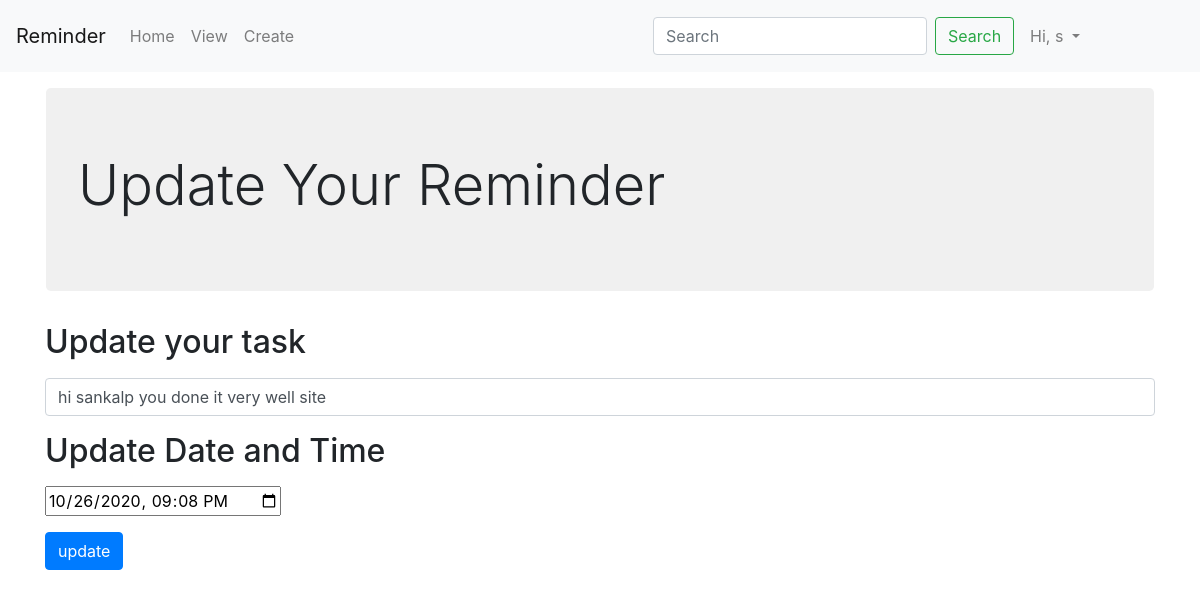
Screenshot of /update/22 (signed in) with the database file from the repository.
### reminder/models.py (models this page shows, shortened)
class Details(models.Model):
    sno = models.AutoField(primary_key=True)
    detail = models.TextField()
    datetime = models.TextField()
    user = models.ForeignKey(User, on_delete=models.CASCADE)

### reminder/views.py (the view)
# urls.py: path('update/<int:id>', views.update, name="update/<int:id>"),
def update(request, id):
        data_task = Details.objects.get(sno=id)
        context = {'info':data_task}
        return render(request,"update.html",context)

### templates/update.html (shortened to what this page needs)
<!doctype html>
<html lang="en">
  <head>
    <link rel="stylesheet" href="https://cdn.jsdelivr.net/npm/bootstrap@4.5.3/dist/css/bootstrap.min.css">
  </head>
  <body>
    <nav class="navbar navbar-expand-lg navbar-light bg-light">
  <a class="navbar-brand" href="/">Reminder</a>
  <div class="collapse navbar-collapse" id="navbarSupportedContent">
    <ul class="navbar-nav mr-auto">
      <li class="nav-item">
        <a class="nav-link" href="/">Home </a>
      </li>
      <li class="nav-item">
        <a class="nav-link" href="/view">View</a>
      </li>
      <li class="nav-item">
        <a class="nav-link" href="/task">Create<span class="sr-only">(current)</span></a>
      </li>
    </ul>
    <form method="get" action="search" class="form-inline my-2 my-lg-0">
      <input class="form-control mr-sm-2" name="search" type="search" placeholder="Search" aria-label="Search">
      <button class="btn btn-outline-success my-2 my-sm-0" type="submit">Search</button>
    </form>
    {% if user.is_authenticated %}
            <ul class ="navbar-nav m-2">
            <li class="nav-item dropdown mr-5">
            <a class="nav-link dropdown-toggle" href="#" id="navbarDropdown" role="button" data-toggle="dropdown" aria-haspopup="true" aria-expanded="false">
          Hi, {{request.user}}
            </a>
        </li>
        <ul>
    {% else %}
    <div class="mx-1">
        <button type="button" class="btn btn-primary" data-toggle="modal" data-target="#signup">signup</button>
        <button type="button" class="btn btn-primary" data-toggle="modal" data-target="#login">login</button>
    </div>
    {% endif %}
  </div>
</nav>
<div class="container my-3 px-3">
    <div class="jumbotron">
  <h1 class="display-4">Update Your Reminder</h1>
</div>
</div>
<div class="container">
    <form method="post" action="/update_record/{{info.sno}}">
            <h2><label for="reminder">Update your task</label></h2>
            <input name="context" value="{{info.detail}}" class="form-control" id="context">
            <h2><label class="mt-3" for="datetime">Update Date and Time</label></h2>
            <input type="datetime-local" value="{{info.datetime}}" id="datetime" name="datetime">
            <div class="my-3">
            <button class="btn btn-primary" type="submit">update</button>
            </div>
    </form>
</div>
  </body>
</html>

### templates/update.html (style rules this page uses)
.jumbotron { background: rgba(204, 204, 204, 0.3); }

### rows the page displays
Details: context "hi sankalp you done it very well site", datetime "10/26/2020 21:08"

### other values shown
{{ request.user }} "s"
